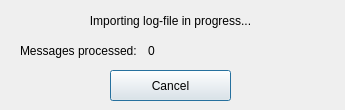
<?xml version="1.0" encoding="UTF-8"?>
<ui version="4.0">
 <class>ImportDialog</class>
 <widget class="QDialog" name="ImportDialog">
  <property name="geometry">
   <rect>
    <x>0</x>
    <y>0</y>
    <width>345</width>
    <height>110</height>
   </rect>
  </property>
  <property name="minimumSize">
   <size>
    <width>345</width>
    <height>110</height>
   </size>
  </property>
  <property name="maximumSize">
   <size>
    <width>345</width>
    <height>110</height>
   </size>
  </property>
  <property name="windowTitle">
   <string>Import Progress</string>
  </property>
  <widget class="QLabel" name="label">
   <property name="geometry">
    <rect>
     <x>20</x>
     <y>10</y>
     <width>301</width>
     <height>21</height>
    </rect>
   </property>
   <property name="text">
    <string>Importing log-file in progress...</string>
   </property>
   <property name="alignment">
    <set>Qt::AlignCenter</set>
   </property>
  </widget>
  <widget class="QLabel" name="label_2">
   <property name="geometry">
    <rect>
     <x>20</x>
     <y>40</y>
     <width>121</width>
     <height>21</height>
    </rect>
   </property>
   <property name="text">
    <string>Messages processed:</string>
   </property>
  </widget>
  <widget class="QLabel" name="messageCount">
   <property name="geometry">
    <rect>
     <x>148</x>
     <y>40</y>
     <width>171</width>
     <height>21</height>
    </rect>
   </property>
   <property name="text">
    <string>0</string>
   </property>
  </widget>
  <widget class="QPushButton" name="cancelButton">
   <property name="geometry">
    <rect>
     <x>110</x>
     <y>70</y>
     <width>121</width>
     <height>31</height>
    </rect>
   </property>
   <property name="text">
    <string>Cancel</string>
   </property>
  </widget>
 </widget>
 <resources/>
 <connections/>
 <designerdata>
  <property name="gridDeltaX">
   <number>10</number>
  </property>
  <property name="gridDeltaY">
   <number>10</number>
  </property>
  <property name="gridSnapX">
   <bool>true</bool>
  </property>
  <property name="gridSnapY">
   <bool>true</bool>
  </property>
  <property name="gridVisible">
   <bool>true</bool>
  </property>
 </designerdata>
</ui>
